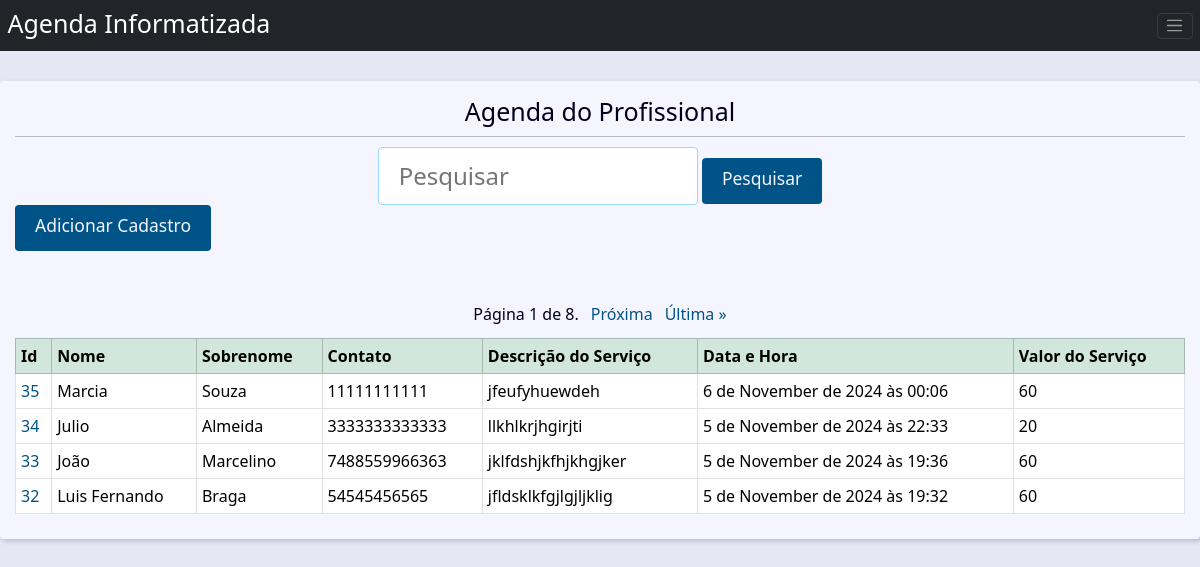
The page / on the database its author committed.
### agenda/models.py (models this page shows)
class Agenda(models.Model):
    class Meta:
        verbose_name = 'Agendamento'
        verbose_name_plural = 'Agendamentos'
    nome = models.CharField(max_length=100)
    sobrenome = models.CharField(max_length=100, blank=True)
    cpf = models.CharField(max_length=50, blank=True)
    email = models.EmailField(max_length=50, blank=True)
    contato = models.CharField(max_length=50)
    descricao_servico = models.TextField(max_length=500)
    data_hora = models.DateTimeField(default=timezone.now)
    valor = models.CharField(max_length=50)
    show = models.BooleanField(default=True)
    imagem = models.ImageField(blank=True, upload_to='imagens/%y/%m/')
    genero = models.ForeignKey(
        Genero,
        on_delete=models.SET_NULL,
        blank=True, null=True
    )
    faixa_etaria = models.ForeignKey(
        Faixa_Etaria,
        on_delete=models.SET_NULL,
        blank=True, null=True
    )
    proprietario = models.ForeignKey(
        User,
        on_delete=models.SET_NULL,
        blank=True, null=True
    )

### agenda/views.py (the view)
# urls.py: path('', views.index, name='index'),
def index(request, methods=["GET", "POST"]):
    agendas = Agenda.objects \
        .filter(show=True)\
        .order_by('-id')
    paginator = Paginator(agendas, 4)
    page_number = request.GET.get("page")
    page_obj = paginator.get_page(page_number)
    contexto = {
        'page_obj': page_obj,
        'site_title': 'Área do Profissional - '
    }
    return render(
        request,
        'agenda/index.html',
        contexto
    )

### agenda/templates/agenda/index.html (shortened to what this page needs)
{% extends 'global/base.html' %}
{% block content %}
<h1 style="text-align: center";>Agenda do Profissional</h1>
<hr>
<div>
    <form action="{% url "pesquisa" %}" method="GET" align=center>
        <input class="search-input" type="search"
        placeholder="Pesquisar" aria-label="Pesquisar"
        id="pesquisar"
        name="q"
        value="{{ pesquisa_valor }}"
        >
        <button class="btn btn-primary my-2 my-sm-0" type="submit">
            <h3>Pesquisar</h3>
        </button>
    </form>
</div>
{% if page_obj %}
    <div>
        <a href={% url "inserir_cadastro" %} class="btn btn-primary"><h3>Adicionar Cadastro</h3></a> <br><br>
        <table class="table table-bordered table hover">
            <thead class="table-success">
            <tr>
                <th scope="col">Id</th>
                <th scope="col">Nome</th>
                <th scope="col">Sobrenome</th>
                <th scope="col">Contato</th>
                <th scope="col">Descrição do Serviço</th>
                <th scope="col">Data e Hora</th>
                <th scope="col">Valor do Serviço</th>
            </tr>
            </thead>
            <tbody>
            {% for cadastro in page_obj %}
                <tr class="table-row">
                <td class="table-cel">
                    <a class="table-link" href="{% url 'cadastro' cadastro.id %}">
                        {{cadastro.id}}
                    </a>
                </td>
                <td>{{cadastro.nome}}</td>
                <td>{{cadastro.sobrenome}}</td>
                <td>{{cadastro.contato}}</td>
                <td>{{cadastro.descricao_servico}}</td>
                <td>{{cadastro.data_hora}}</td>
                <td>{{cadastro.valor}}</td>
                {% endfor %}
            </tbody>
    </div>
{% else %}
<div class="single-contact">
    <h1 class="single-contact-name">
        Nenhum agendamento encontrado!
    </h1>
{% endif %}
{% if page_obj %}
    <div class="pagination">
        <span class="step-links" align=center>
            <span class="current">
                Página {{ page_obj.number }} de {{ page_obj.paginator.num_pages }}.
            </span>
            {% if page_obj.has_next %}
                <a href="?page={{ page_obj.next_page_number }}&q={{ request.GET.q.strip }}">Próxima</a>
                <a href="?page={{ page_obj.paginator.num_pages }}&q={{ request.GET.q.strip }}">Última &raquo;</a>
            {% endif %}
        </span>
    </div>
{% endif %}
{% endblock content %}

### base_static/global/css/style.css (style rules this page uses)
:root { --spacing: 1.5rem; --link-dark-color: rgb(0, 83, 134); --link-light-color: rgb(156, 217, 255); --clr-white: rgb(245, 245, 255); --clr-black: rgb(0, 0, 30); --clr-light-gray: rgb(230, 230, 245); --clr-dark-shadow-5: rgba(0, 0, 10, 5%); --clr-dark-shadow-10: rgba(0, 0, 10, 10%); --clr-dark-shadow-20: rgba(0, 0, 10, 20%); --clr-light-shadow-5: rgba(200, 200, 255, 5%); --clr-light-shadow-10: rgba(200, 200, 255, 10%); --clr-light-shadow-20: rgba(200, 200, 255, 20%); --main-page-width: 120rem; --table-min-width: 60rem; --biggest-font-size: 5rem; --bigger-font-size: 4rem; --big-font-size: 3.2rem; --medium-font-size: 2.4rem; --small-font-size: 1.6rem; --smaller-font-size: 1.4rem; --smallest-font-size: 1.2rem; --transition-fast: 300ms; --transition-medium: 600ms; --transition-slow: 1s; --default-border-radius: 4px; }
*, *::before, *::after { margin: 0; padding: 0; box-sizing: border-box; }
html { font-size: 62.5%; }
body { font-family: system-ui, -apple-system, BlinkMacSystemFont, 'Segoe UI', Roboto, Oxygen, Ubuntu, Cantarell, 'Open Sans', 'Helvetica Neue', sans-serif; line-height: 1.5; font-size: var(--small-font-size); color: var(--clr-black); -webkit-font-smoothing: antialiased; background: var(--clr-light-gray); }
.table-row { text-align: left; text-overflow: ellipsis; transition: background-color var(--transition-fast) ease-in-out; }
.table-row:nth-of-type(2n) { background: var(--clr-dark-shadow-5); }
.table-cel, .table-header { padding: var(--spacing); }
.table-link { color: var(--link-dark-color); transition: color var(--transition-fast) ease-in-out; text-decoration: none; }
.pagination { margin-top: var(--spacing); display: flex; justify-content: center; padding: calc(var(--spacing) * 0.8); font-size: var(--small-font-size); }
.pagination .step-links { display: flex; gap: calc(var(--spacing) * 0.8); }
.pagination .step-links a { color: var(--link-dark-color); transition: color var(--transition-fast) ease-in-out; text-decoration: none; display: block; }
.search-input { font-size: var(--medium-font-size); padding: 1rem 2rem; width: 100%; max-width: 32rem; border-radius: var(--default-border-radius); border: 1px solid var(--link-light-color); }
.btn { background-color: var(--link-dark-color); color: var(--clr-white); font-weight: bold; border: none; padding: 1rem 2rem; border-radius: var(--default-border-radius); cursor: pointer; transition: filter var(--transition-fast) ease-in-out; }

### rows shown on the page
Agenda: id "35", nome "Marcia", sobrenome "Souza", contato "11111111111", descricao_servico "jfeufyhuewdeh", data_hora "6 de November de 2024 às 00:06", valor "60"
Agenda: id "34", nome "Julio", sobrenome "Almeida", contato "3333333333333", descricao_servico "llkhlkrjhgirjti", data_hora "5 de November de 2024 às 22:33", valor "20"
Agenda: id "33", nome "João", sobrenome "Marcelino", contato "7488559966363", descricao_servico "jklfdshjkfhjkhgjker", data_hora "5 de November de 2024 às 19:36", valor "60"
Agenda: id "32", nome "Luis Fernando", sobrenome "Braga", contato "54545456565", descricao_servico "jfldsklkfgjlgjljklig", data_hora "5 de November de 2024 às 19:32", valor "60"

### other values the page prints
{{ page_obj.number }} "1"
{{ page_obj.paginator.num_pages }} "8"
